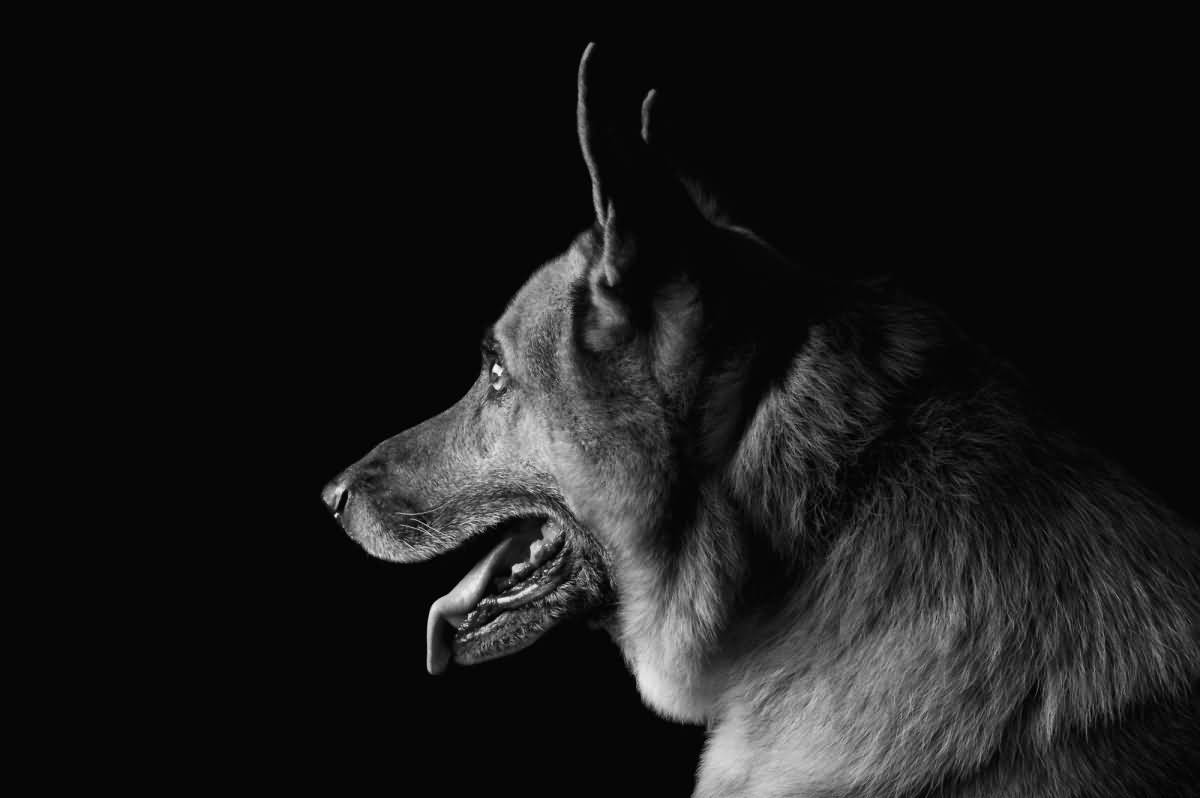
#> input picture dog.jpg, 1200 x 798 px, found by its file name
$ python log.py
#> lines starting #> are read from the running program, lines starting #| are printed output that depends on the picture
#Write a program to implement the log transformation of a gray image

from cv2 import cv2
import numpy as np

img  = cv2.imread("C:/Users/ekta/Desktop/dog.jpg")
#> img is the input picture: shape (798, 1200, 3); min 0, max 255, mean 25.6
img_log = (np.log(img+1)/(np.log(1+np.max(img))))*255
#> img_log: shape (798, 1200, 3) float16; 0% of the values are NaN or infinite; the others: min 0, max 254.1, mean 118.4
img_log = np.array(img_log,dtype=np.uint8)
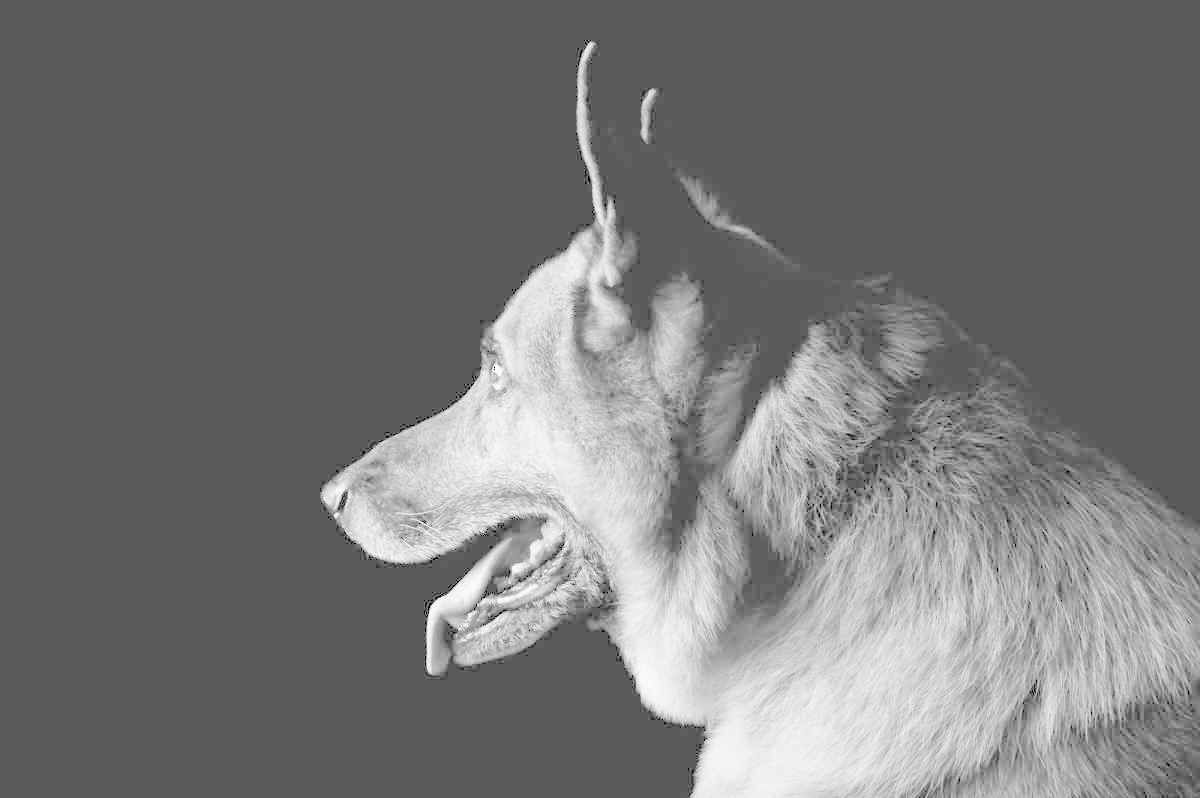
#> img_log: shape (798, 1200, 3); min 0, max 254, mean 118
cv2.imwrite('output3.png',img_log )
